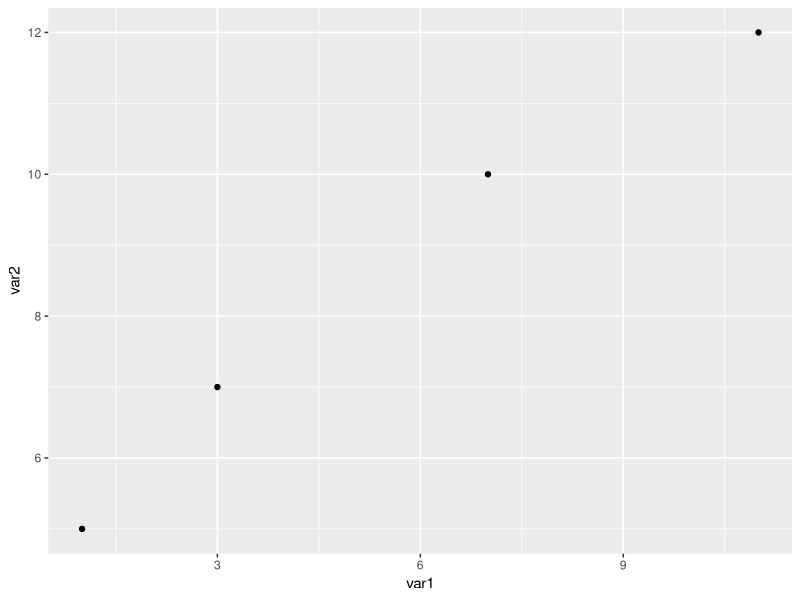
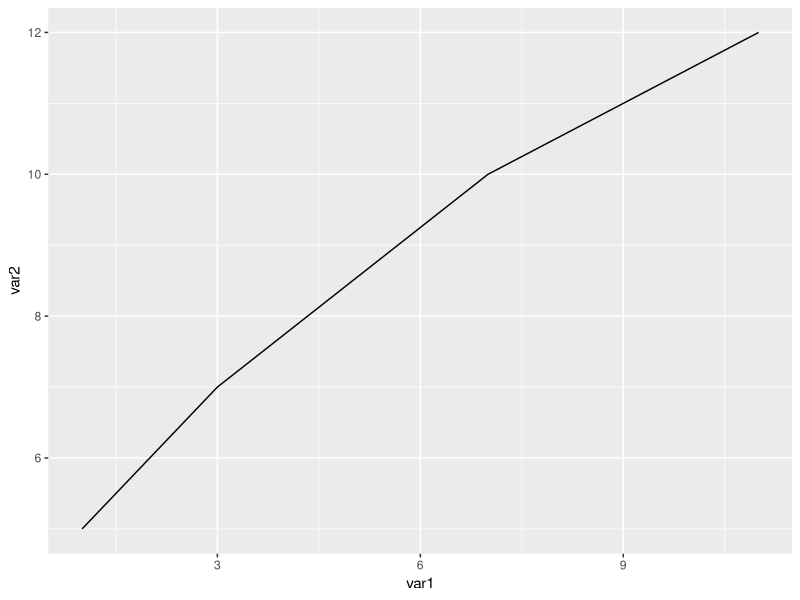
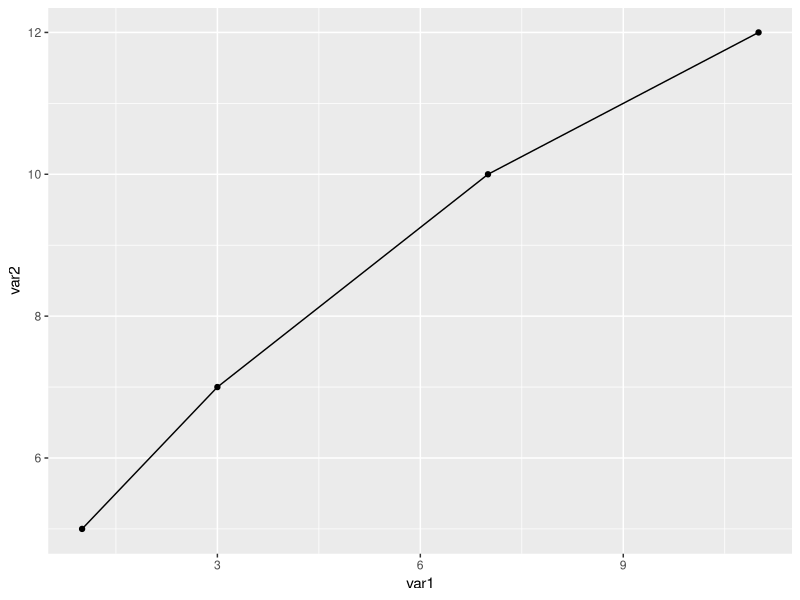
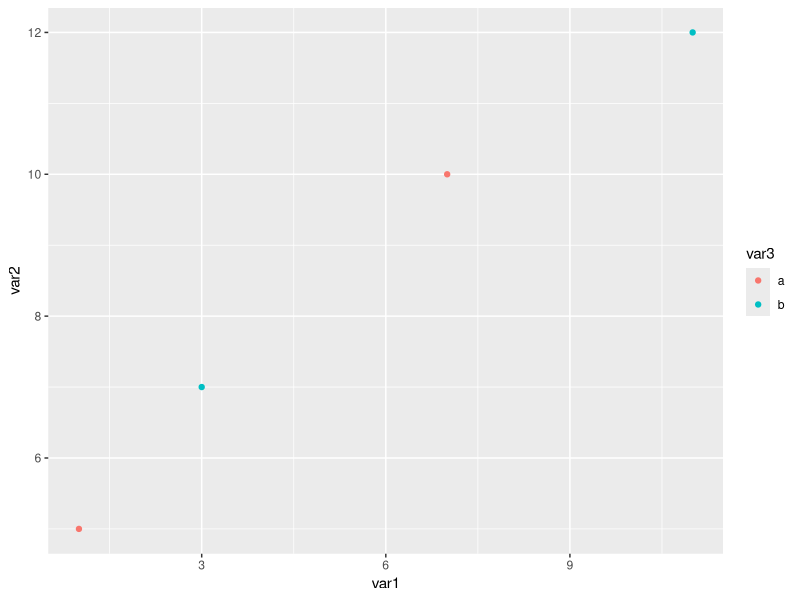
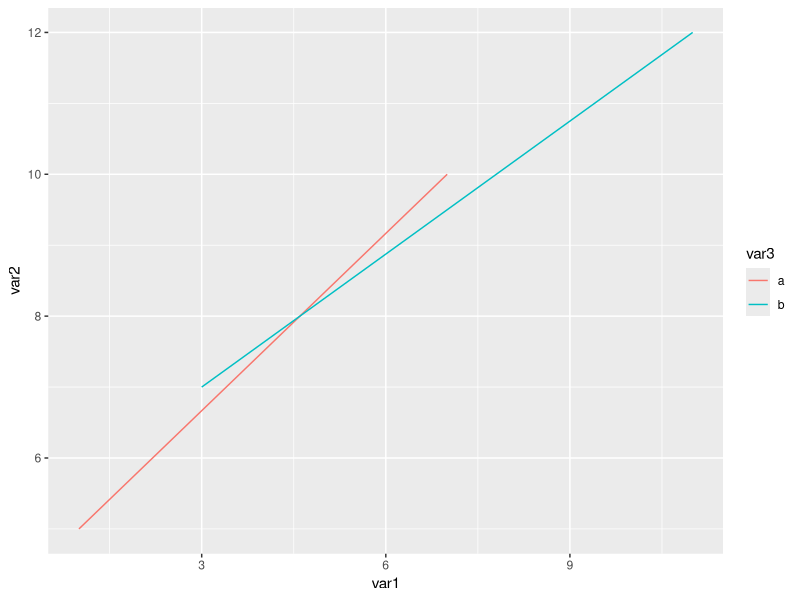
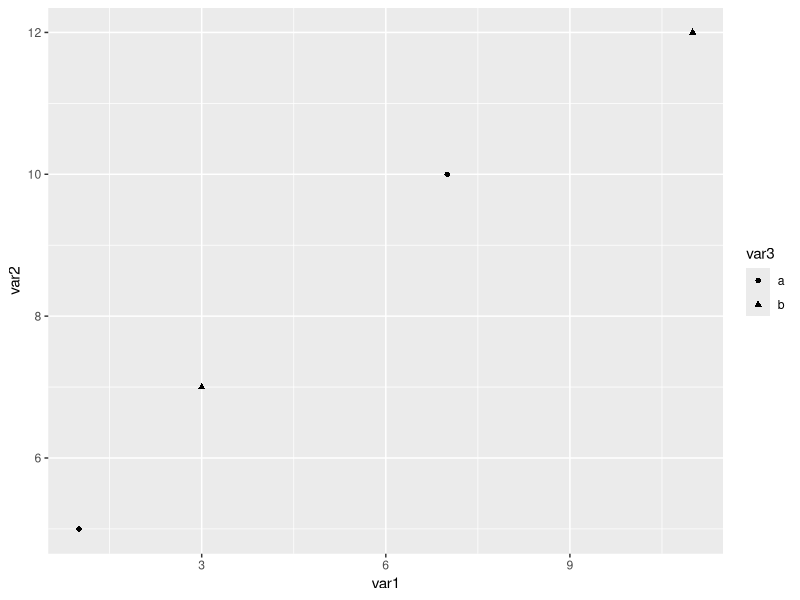
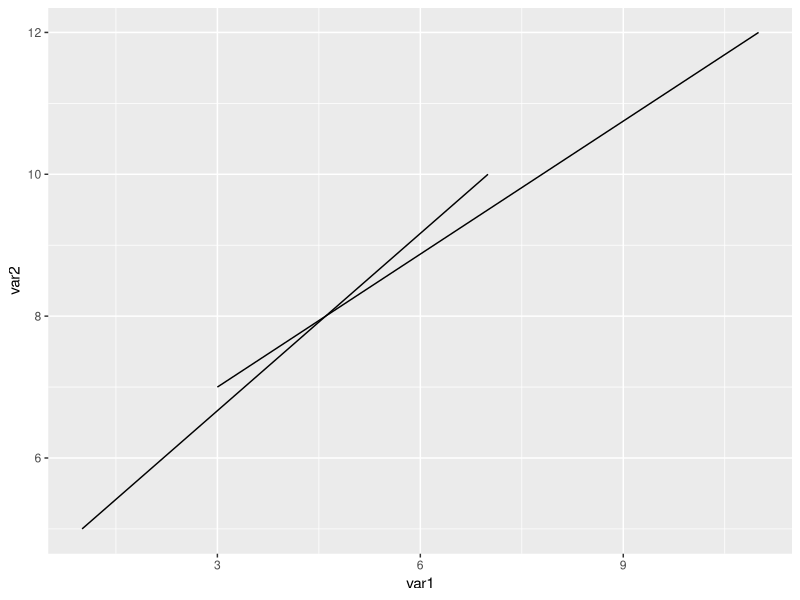
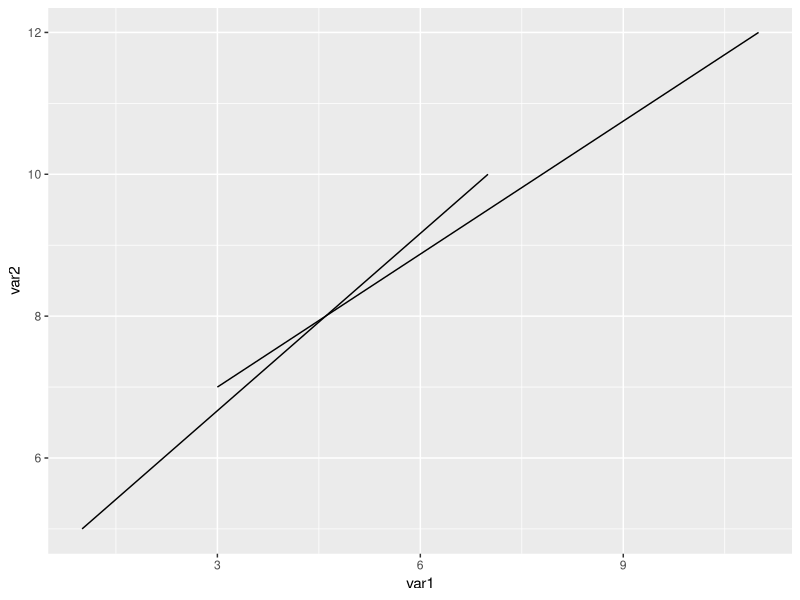

These figures' R source, in order:
library(tidyverse)

data_df <- tibble(var1 = c(1, 3, 7, 11),
                  var2 = c(5, 7, 10, 12),
                  var3 = c('a', 'b', 'a', 'b')
)

ggplot(data_df,
       mapping = aes(x = var1, y = var2)
) + geom_point()

ggplot(data_df,
       mapping = aes(x = var1, y = var2)
) + geom_line()

ggplot(data_df,
       mapping = aes(x = var1, y = var2)
) + geom_line() + geom_point()


ggplot(data_df,
       mapping = aes(x = var1, y = var2, colour = var3)
) + geom_point()

ggplot(data_df,
       mapping = aes(x = var1, y = var2, colour = var3)
) + geom_line()


ggplot(data_df,
       mapping = aes(x = var1, y = var2, shape = var3)
) + geom_point()

ggplot(data_df,
       mapping = aes(x = var1, y = var2, shape = var3)
) + geom_line()

ggplot(data_df,
       mapping = aes(x = var1, y = var2, group = var3)
) + geom_line()


ggplot(data_df,
       mapping = aes(x = var1, y = var2, linetype = var3)
) + geom_line()

# the linetype does nothing here (at least visually)
ggplot(data_df,
       mapping = aes(x = var1, y = var2, linetype = var3)
) + geom_point()
ggplot(data_df,
       mapping = aes(x = var1, y = var2, group = var3)
) + geom_point()

ggplot(data_df,
       mapping = aes(x = var1, y = var2)
) + geom_point(size = 2.5, colour = 'red')
